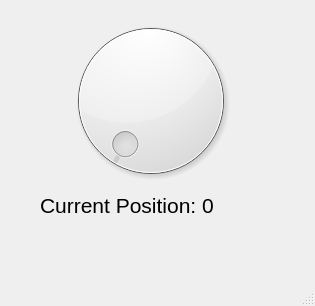
<?xml version="1.0" encoding="UTF-8"?>
<ui version="4.0">
 <class>MainWindow</class>
 <widget class="QMainWindow" name="MainWindow">
  <property name="geometry">
   <rect>
    <x>0</x>
    <y>0</y>
    <width>315</width>
    <height>306</height>
   </rect>
  </property>
  <property name="windowTitle">
   <string>MainWindow</string>
  </property>
  <widget class="QWidget" name="centralwidget">
   <widget class="QDial" name="dial">
    <property name="geometry">
     <rect>
      <x>60</x>
      <y>10</y>
      <width>181</width>
      <height>181</height>
     </rect>
    </property>
   </widget>
   <widget class="QLabel" name="label">
    <property name="geometry">
     <rect>
      <x>40</x>
      <y>180</y>
      <width>221</width>
      <height>51</height>
     </rect>
    </property>
    <property name="font">
     <font>
      <pointsize>16</pointsize>
     </font>
    </property>
    <property name="text">
     <string>Current Position: 0</string>
    </property>
   </widget>
  </widget>
  <widget class="QMenuBar" name="menubar">
   <property name="geometry">
    <rect>
     <x>0</x>
     <y>0</y>
     <width>315</width>
     <height>21</height>
    </rect>
   </property>
  </widget>
  <widget class="QStatusBar" name="statusbar"/>
 </widget>
 <resources/>
 <connections/>
</ui>
